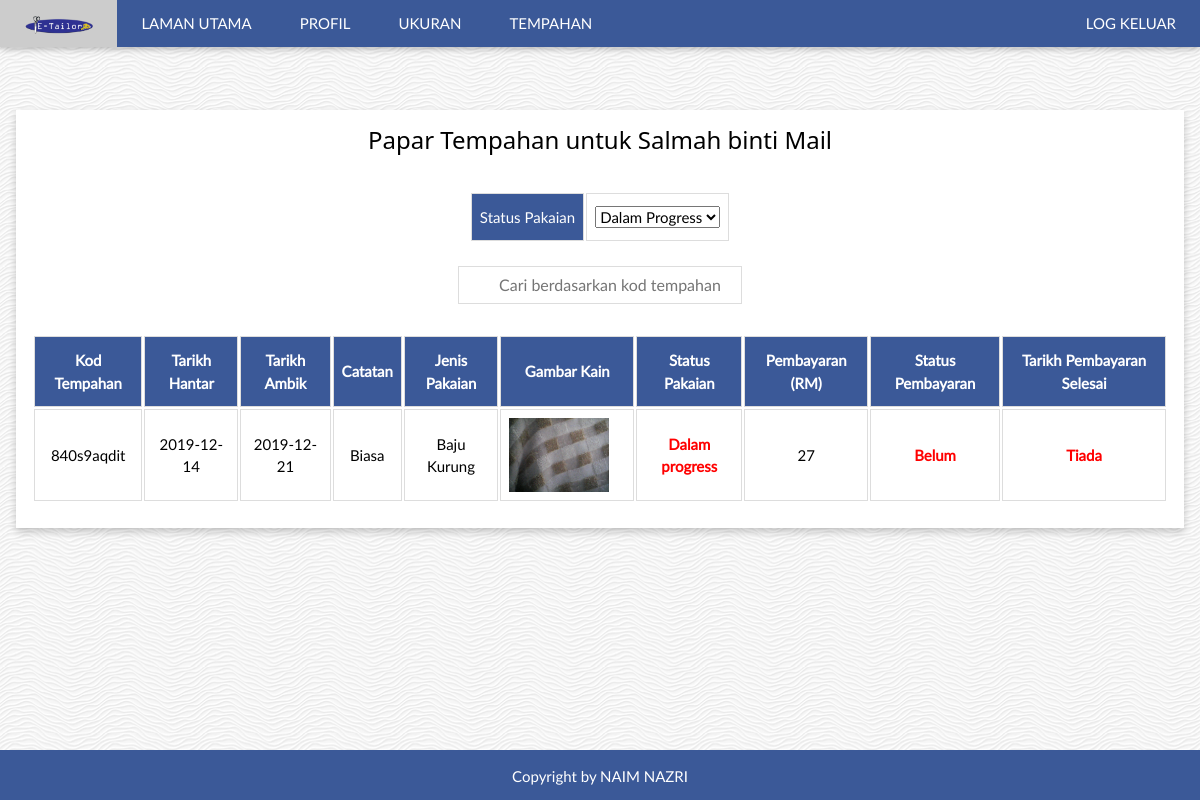
The page /users/view_order.php (signed in) on the database its author committed.
### tables this page shows
CREATE TABLE `orders` (
  `id_orders` int(11) NOT NULL,
  `order_code` varchar(10) NOT NULL,
  `receive_date` date NOT NULL,
  `pickup_date` date NOT NULL,
  `status` varchar(255) NOT NULL,
  `catatan` varchar(100) DEFAULT NULL,
  `notice` varchar(10) NOT NULL,
  `id_users` int(10) NOT NULL,
  `id_fashion` int(10) NOT NULL,
  `id_measurement` int(10) NOT NULL,
  `image` varchar(100) NOT NULL
);

CREATE TABLE `fashion` (
  `id_fashion` int(10) NOT NULL,
  `fashion_name` varchar(20) NOT NULL,
  `fashion_price` varchar(10) NOT NULL
);

CREATE TABLE `payment` (
  `id_payment` int(100) NOT NULL,
  `payment_code` varchar(20) NOT NULL,
  `order_code` varchar(10) NOT NULL,
  `id_fashion` varchar(10) NOT NULL,
  `kuantiti` varchar(10) NOT NULL,
  `jumlah` varchar(10) NOT NULL,
  `deposit` varchar(10) DEFAULT NULL,
  `baki` varchar(10) DEFAULT NULL,
  `status_p` varchar(10) NOT NULL,
  `time_done` date DEFAULT NULL
);

### users/view_order.php (the view, shortened to what this page needs)
<?php
if (empty($_SESSION['username']))
{
 header('location:../index.php');
}
else
{
?><!DOCTYPE html>
<html lang="en">
<head>
<link rel="stylesheet" href="../css/w3.css">
<link rel="stylesheet" href="../css/font.css">
<link rel="stylesheet" href="../css/font-awesome.min.css">
</head>
<body>
<?php
include "header.php";
?>
<div class="w3-content" style="max-width:2000px;margin-top:46px;">
<div class="w3-container w3-content w3-center w3-padding-64" style="max-width:1200px" id="band" >
<div class="card">
        <div class="container">
<h3>Papar Tempahan untuk <?php echo $_SESSION['f_name']; ?></h3>
<br>
<table align="center">
<tr><td id="info">Status Pakaian</td><td><select id='baju'>
<option value="1">Dalam Progress</option>
</select>
    </td>
    </tr>
    </table>
        <br>
<center><input type="text" id="myInput" onkeyup="myFunction()" placeholder="Cari berdasarkan kod tempahan"></center>
<br>
<div id="belum">
<table id="myTable"align="center">
<th>Kod Tempahan</th><th>Tarikh Hantar</th><th>Tarikh Ambik</th><th>Catatan</th><th>Jenis Pakaian</th><th>Gambar Kain</th><th>Status Pakaian</th><th>Pembayaran (RM)</th><th>Status Pembayaran</th><th>Tarikh Pembayaran Selesai</th>
<?php
    $id_users = $_SESSION['id'];
    $order = "SELECT * FROM orders where id_users='$id_users' AND status='Dalam progress'";
    $i=1;
	$query_o = mysqli_query($conn,$order);
	while($row_o = mysqli_fetch_array($query_o)){
        $order_code = $row_o['order_code'];
        $receive_date = $row_o['receive_date'];
        $pickup_date = $row_o['pickup_date'];
        $status = $row_o['status'];
        $catatan = $row_o['catatan'];
        $image = $row_o['image'];
       $id_fashion = $row_o['id_fashion'];
    $fashion = "SELECT * FROM fashion WHERE id_fashion='$id_fashion'";
    $query_f = mysqli_query ($conn,$fashion);
    while($row_f = mysqli_fetch_array($query_f)){
    $fashion_name = $row_f['fashion_name'];
    $payment = "SELECT * FROM payment WHERE order_code='$order_code'";
        $query_p = mysqli_query($conn,$payment);
        $row_p = mysqli_fetch_array($query_p);
        $baki = $row_p['baki'];
        $status_p = $row_p['status_p'];
	?>
<tr>
	<td><?php echo $order_code ?></td>
    <td ><?php echo $receive_date ?></td>
	<td ><?php echo $pickup_date ?></td>
    <td ><?php echo $catatan ?></td>
    <td ><?php echo $fashion_name ?></td>
    <td >
        <img id="myImg<?php echo $i?>" src="../admin/upload/<?php echo $image ?>" class="w3-left w3-margin-right" style="width:100px"></td>
    <td ><font style="font-weight:bold" color="red"><?php echo $status ?></font></td>
    <td><?php echo $baki ?></td>
    <td><?php
        if($status_p == "Belum"){
            ?> <font style="font-weight:bold" color="red"><?php echo $status_p ?></font> <?php
        } else { ?>
            <font style="font-weight:bold" color="green"><?php echo $status_p ?></font> <?php
        }
        ?> </td>
    <td><?php
        if($status_p == "Belum"){
            ?> <font style="font-weight:bold" color="red">Tiada</font> <?php
        } else { ?>
            <font style="font-weight:bold" color="green"><?php echo $times ?></font> <?php
        }
        ?>
    </td>
</tr>
<?php
    }
$i++;}
?>
</table>
<br>
            </div>
    </div>
    </div>
</div>
</div>
<footer >
<p class="w3-medium w3-center">Copyright by NAIM NAZRI</p>
</footer>
</body>
<?php
    }
?>
</html>

### css/w3.css (style rules this page uses)
html { box-sizing:border-box }
*,*:before,*:after { box-sizing:inherit }
html { -ms-text-size-adjust:100%;-webkit-text-size-adjust:100% }
body { margin:0 }
article,aside,details,figcaption,figure,footer,header,main,menu,nav,section { display:block }
img { border-style:none }
button,input,select,textarea,optgroup { font:inherit;margin:0 }
button,input { overflow:visible }
button,select { text-transform:none }
html,body { font-family:Verdana,sans-serif;font-size:15px;line-height:1.5 }
html { overflow-x:hidden }
h3 { font-size:24px }
h1,h2,h3,h4,h5,h6 { font-family:"Segoe UI",Arial,sans-serif;font-weight:400;margin:10px 0 }
img { vertical-align:middle }
.w3-container:after,.w3-container:before,.w3-panel:after,.w3-panel:before,.w3-row:after,.w3-row:before,.w3-row-padding:after,.w3-row-padding:before, .w3-cell-row:before,.w3-cell-row:after,.w3-clear:after,.w3-clear:before,.w3-bar:before,.w3-bar:after { content:"";display:table;clear:both }
.w3-content,.w3-auto { margin-left:auto;margin-right:auto }
.w3-content { max-width:980px }
.w3-container,.w3-panel { padding:0.01em 16px }
.w3-medium { font-size:15px!important }
.w3-center { text-align:center!important }
.w3-margin-right { margin-right:16px!important }
.w3-padding-64 { padding-top:64px!important;padding-bottom:64px!important }
.w3-left { float:left!important }

### users/view_order.php (style rules this page uses)
body { font-family: "Lato", sans-serif; background-image: url('images/waves.png'); }
th,td { border: 1px solid #ddd; padding: 8px; }
th, #info { padding-top: 12px; padding-bottom: 12px; background-color: #3b5998; color: white; }
.card { background:white; box-shadow: 0 4px 8px 0 rgba(0,0,0,0.2); transition: 0.3s; }
.container { padding: 2px 16px; }
footer { color:white; background-color: #3b5998; position:fixed; left:0px; bottom:0px; height:50px; width:100%; }
#myInput { background-image: url('/css/searchicon.png'); background-position: 8px 8px; background-repeat: no-repeat; width: 25%; font-size: 16px; padding: 6px 20px 6px 40px; border: 1px solid #ddd; margin-bottom: 8px; }

### rows shown on the page
orders: order_code "840s9aqdit", receive_date "2019-12-14", pickup_date "2019-12-21", catatan "Biasa", status "Dalam progress"
fashion: fashion_name "Baju Kurung", orders.image (picture), payment.baki "27", payment.status_p "Belum"

### other values the page prints
$_SESSION['f_name'] "Salmah binti Mail"
